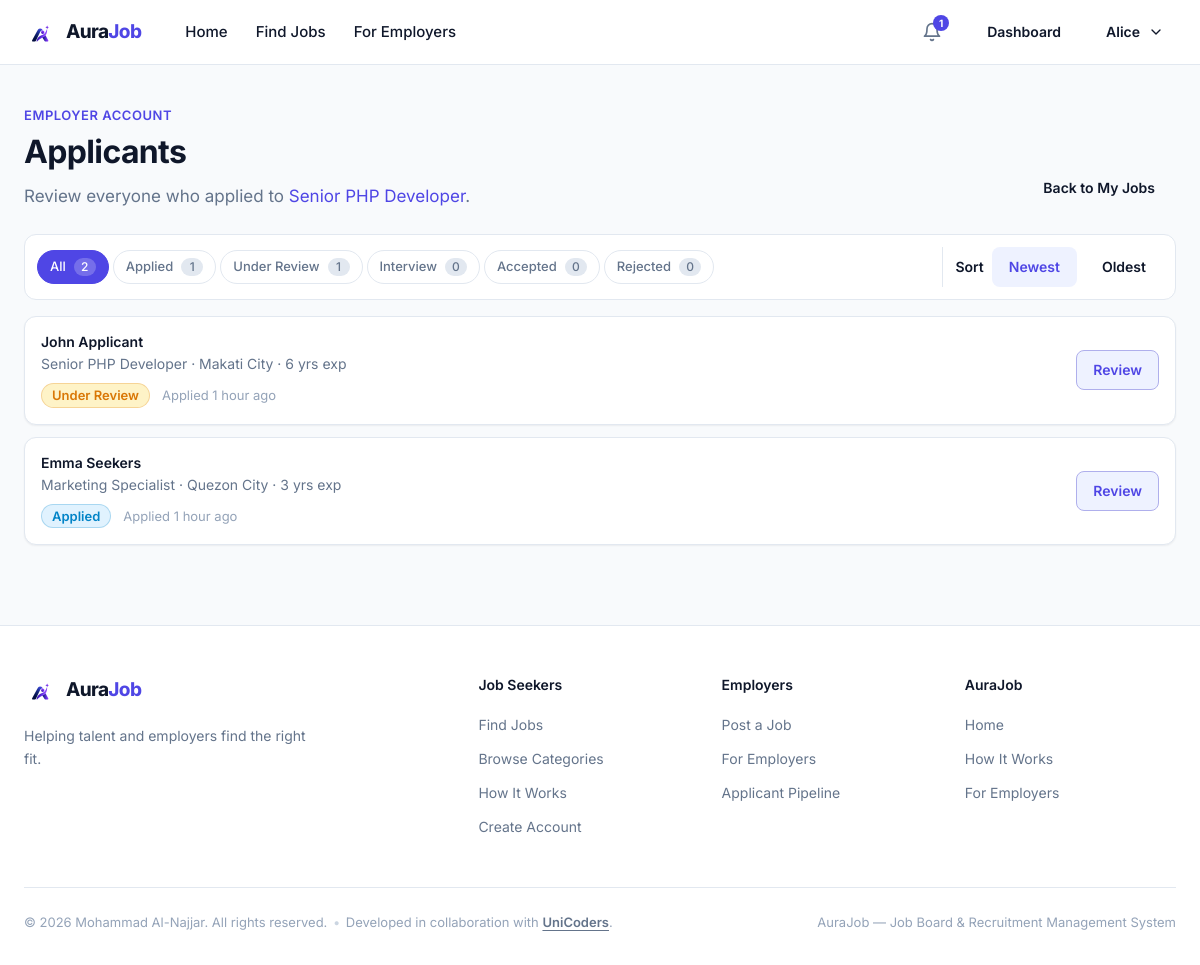
The page /employer/applicants.php?job_id=1 (signed in) on the database its author committed.
### tables this page shows
CREATE TABLE jobs (
    id                    INT UNSIGNED  NOT NULL AUTO_INCREMENT,
    company_id            INT UNSIGNED  NOT NULL,
    employer_id           INT UNSIGNED  NOT NULL,
    category_id           INT UNSIGNED  NOT NULL,
    title                 VARCHAR(150)  NOT NULL,
    description           TEXT          NOT NULL,
    requirements          TEXT          NULL,
    location              VARCHAR(150)  NOT NULL,
    salary_min            DECIMAL(12,2) NULL,
    salary_max            DECIMAL(12,2) NULL,
    employment_type       ENUM('full_time','part_time','contract','internship','freelance') NOT NULL,
    work_mode             ENUM('onsite','remote','hybrid') NOT NULL DEFAULT 'onsite',
    experience_level      ENUM('entry','junior','mid','senior','lead') NOT NULL DEFAULT 'entry',
    application_deadline  DATE          NULL,
    status                ENUM('active','closed','draft') NOT NULL DEFAULT 'active',
    created_at            TIMESTAMP     NOT NULL DEFAULT CURRENT_TIMESTAMP,
    updated_at            TIMESTAMP     NOT NULL DEFAULT CURRENT_TIMESTAMP ON UPDATE CURRENT_TIMESTAMP,
    PRIMARY KEY (id),
    KEY idx_jobs_status (status),
    KEY idx_jobs_category (category_id),
    KEY idx_jobs_location (location),
    KEY idx_jobs_company (company_id),
    KEY idx_jobs_employer (employer_id),
    KEY idx_jobs_created (created_at),
    CONSTRAINT fk_jobs_company
        FOREIGN KEY (company_id) REFERENCES companies (id)
        ON DELETE CASCADE,
    CONSTRAINT fk_jobs_employer
        FOREIGN KEY (employer_id) REFERENCES users (id)
        ON DELETE CASCADE,
    CONSTRAINT fk_jobs_category
        FOREIGN KEY (category_id) REFERENCES categories (id)
        ON DELETE RESTRICT
);

CREATE TABLE applications (
    id           INT UNSIGNED  NOT NULL AUTO_INCREMENT,
    applicant_id INT UNSIGNED  NOT NULL,
    job_id       INT UNSIGNED  NOT NULL,
    status       ENUM('applied','under_review','interview','accepted','rejected') NOT NULL DEFAULT 'applied',
    cover_letter TEXT          NULL,
    applied_at   TIMESTAMP     NOT NULL DEFAULT CURRENT_TIMESTAMP,
    updated_at   TIMESTAMP     NOT NULL DEFAULT CURRENT_TIMESTAMP ON UPDATE CURRENT_TIMESTAMP,
    PRIMARY KEY (id),
    UNIQUE KEY uq_applications_applicant_job (applicant_id, job_id),
    KEY idx_applications_applicant (applicant_id),
    KEY idx_applications_job (job_id),
    KEY idx_applications_status (status),
    CONSTRAINT fk_applications_applicant
        FOREIGN KEY (applicant_id) REFERENCES users (id)
        ON DELETE CASCADE,
    CONSTRAINT fk_applications_job
        FOREIGN KEY (job_id) REFERENCES jobs (id)
        ON DELETE CASCADE
);

CREATE TABLE users (
    id             INT UNSIGNED     NOT NULL AUTO_INCREMENT,
    name           VARCHAR(100)     NOT NULL,
    email          VARCHAR(190)     NOT NULL,
    password_hash  VARCHAR(255)     NOT NULL,
    role           ENUM('applicant','employer') NOT NULL DEFAULT 'applicant',
    status         ENUM('active','inactive','banned') NOT NULL DEFAULT 'active',
    created_at     TIMESTAMP        NOT NULL DEFAULT CURRENT_TIMESTAMP,
    updated_at     TIMESTAMP        NOT NULL DEFAULT CURRENT_TIMESTAMP ON UPDATE CURRENT_TIMESTAMP,
    PRIMARY KEY (id),
    UNIQUE KEY uq_users_email (email)
);

CREATE TABLE applicant_profiles (
    id                 INT UNSIGNED   NOT NULL AUTO_INCREMENT,
    user_id            INT UNSIGNED   NOT NULL,
    professional_title VARCHAR(100)   NULL,
    bio                TEXT           NULL,
    phone              VARCHAR(255)   NULL,
    location           VARCHAR(120)   NULL,
    experience_years   TINYINT UNSIGNED NULL,
    skills             TEXT           NULL,
    cv_path            VARCHAR(255)   NULL,
    created_at         TIMESTAMP      NOT NULL DEFAULT CURRENT_TIMESTAMP,
    updated_at         TIMESTAMP      NOT NULL DEFAULT CURRENT_TIMESTAMP ON UPDATE CURRENT_TIMESTAMP,
    PRIMARY KEY (id),
    UNIQUE KEY uq_applicant_profiles_user (user_id),
    CONSTRAINT fk_applicant_profiles_user
        FOREIGN KEY (user_id) REFERENCES users (id)
        ON DELETE CASCADE
);

### app/Core/auth.php (called while the page is built, shortened)
<?php
function hirepeak_session_is_https(): bool
{
    return !empty($_SERVER['SERVER_PORT']) && (int) $_SERVER['SERVER_PORT'] === 443;
}
function hirepeak_user(): ?array
{
    $user = $_SESSION['user'];
    return $user;
}
function hirepeak_require_auth(): array
{
    $user = hirepeak_user();
    return $user;
}
function hirepeak_require_role(string $role): array
{
    $user = hirepeak_require_auth();
    return $user;
}

### public/employer/applicants.php (the view, shortened to what this page needs)
<?php
require dirname(__DIR__, 2) . '/app/Support/html.php';
$user = hirepeak_require_role('employer');
$uid  = (int) $user['id'];
$jobId = (int) ($_GET['job_id'] ?? 0);
$jobId = $jobId > 0 ? $jobId : 0;
$loadError = false;
$pipeline = [];
$applications = [];
try {
    $db = hirepeak_db();
    $stmt = $db->prepare(
        'SELECT j.id, j.title, j.location, j.status,
                j.employment_type, j.work_mode,
                j.created_at, j.application_deadline
         FROM jobs j
         WHERE j.id = ? AND j.employer_id = ?
         LIMIT 1'
    );
    $stmt->bind_param('ii', $jobId, $uid);
    $stmt->execute();
    $job = $stmt->get_result()->fetch_assoc() ?: null;
    $pipeline = hirepeak_application_statuses();
    $statusFilter = (string) ($_GET['status'] ?? '');
    $order = ($_GET['sort'] ?? '') === 'oldest' ? 'ASC' : 'DESC';
    $where = 'a.job_id = ?';
    $params = [$jobId];
    $types  = 'i';
    $countStmt = $db->prepare(
        'SELECT a.status, COUNT(*) AS c
         FROM applications a
         WHERE a.job_id = ?
         GROUP BY a.status'
    );
    $countStmt->bind_param('i', $jobId);
    $countStmt->execute();
    $countRows = $countStmt->get_result()->fetch_all(MYSQLI_ASSOC);
    $counts = ['total' => 0];
    foreach ($pipeline as $status => $label) {
        $counts[$status] = 0;
    }
    foreach ($countRows as $row) {
        $counts['total'] += (int) $row['c'];
        if (isset($counts[$row['status']])) {
            $counts[$row['status']] = (int) $row['c'];
        }
    }
    $stmt = $db->prepare(
        'SELECT a.id, a.applicant_id, a.status, a.applied_at,
                a.cover_letter,
                ap.professional_title,
                ap.location AS applicant_location,
                ap.experience_years,
                u.name AS applicant_name,
                u.email AS applicant_email
         FROM applications a
         INNER JOIN jobs j ON j.id = a.job_id
         INNER JOIN users u ON u.id = a.applicant_id
         LEFT JOIN applicant_profiles ap ON ap.user_id = a.applicant_id
         WHERE j.employer_id = ? AND ' . $where . '
         ORDER BY a.applied_at ' . $order
    );
    $stmt->bind_param('i' . $types, ...[...[$uid, ...$params]]);
    $stmt->execute();
    $applications = $stmt->get_result()->fetch_all(MYSQLI_ASSOC);
} catch (\Throwable $e) {
    error_log('[hirepeak] job applicants load failed: ' . $e->getMessage());
    $loadError = true;
}
?>
<!DOCTYPE html>
<html lang="en">
<head>
  <link rel="stylesheet" href="/assets/css/style.css">
</head>
<body>
  <?php require dirname(__DIR__, 2) . '/app/Views/header.php'; ?>
  <main id="main" class="dash-main employer-applicants-page">
    <div class="container">
      <?php if ($loadError): ?>
        <section class="dash-alert" role="alert" aria-labelledby="applicants-error-title">
          <h1 id="applicants-error-title">Something went wrong on our side.</h1>
          <p>We couldn't load the applicants for this job right now. Please try again in a moment.</p>
          <a class="btn btn--primary" href="<?php echo hirepeak_url('employer/my-jobs.php'); ?>">Back to My Jobs</a>
        </section>
      <?php else: ?>
        <header class="dash-head dash-head--applicants">
          <div>
            <p class="dash-eyebrow">Employer account</p>
            <h1 class="dash-title">Applicants</h1>
            <p class="dash-text">Review everyone who applied to
              <a class="job-inline-link" href="<?php echo hirepeak_url('job-details.php?id=' . (int) $job['id']); ?>"><?php echo hirepeak_esc((string) $job['title']); ?></a>.</p>
          </div>
          <div class="dash-head__cta-wrap">
            <a class="btn btn--ghost" href="<?php echo hirepeak_url('employer/my-jobs.php'); ?>">Back to My Jobs</a>
          </div>
        </header>
        <div class="myjobs-toolbar applicants-toolbar">
          <nav class="jobs-tabs" aria-label="Filter applicants by status">
            <a class="jobs-tab<?php echo $statusFilter === '' ? ' is-active' : ''; ?>" href="<?php echo hirepeak_url('employer/applicants.php?job_id=' . (int) $jobId); ?>">All <span class="jobs-tab__count"><?php echo (int) $counts['total']; ?></span></a>
            <?php foreach ($pipeline as $status => $label): ?>
              <a class="jobs-tab<?php echo $statusFilter === $status ? ' is-active' : ''; ?>" href="<?php echo hirepeak_url('employer/applicants.php?job_id=' . (int) $jobId . '&status=' . rawurlencode((string) $status)); ?>"><?php echo hirepeak_esc((string) $label); ?> <span class="jobs-tab__count"><?php echo (int) $counts[$status]; ?></span></a>
            <?php endforeach; ?>
          </nav>
          <div class="myjobs-sort" role="group" aria-label="Sort applicants">
            <span class="field__label">Sort</span>
            <a class="btn btn--ghost btn--sm<?php echo $order === 'DESC' ? ' is-active' : ''; ?>" href="<?php echo hirepeak_url('employer/applicants.php?job_id=' . (int) $jobId . ($statusFilter !== '' ? '&status=' . rawurlencode((string) $statusFilter) : '')); ?>">Newest</a>
            <a class="btn btn--ghost btn--sm<?php echo $order === 'ASC' ? ' is-active' : ''; ?>" href="<?php echo hirepeak_url('employer/applicants.php?job_id=' . (int) $jobId . '&sort=oldest' . ($statusFilter !== '' ? '&status=' . rawurlencode((string) $statusFilter) : '')); ?>">Oldest</a>
          </div>
        </div>
        <?php if ($applications === []): ?>
          <section class="empty-state">
            <div class="empty-state__icon" aria-hidden="true">
              <svg width="32" height="32" viewBox="0 0 24 24" fill="none" stroke="currentColor" stroke-width="1.75" stroke-linecap="round" stroke-linejoin="round">
                <circle cx="12" cy="12" r="9"/>
                <path d="m15 9-6 6"/>
                <path d="m9 9 6 6"/>
              </svg>
            </div>
            <h2 class="empty-state__title">No <?php echo $statusFilter !== '' ? hirepeak_esc(strtolower((string) $pipeline[$statusFilter])) : ''; ?>applicants yet.</h2>
            <p class="empty-state__text"><?php echo $statusFilter !== '' ? 'Try another filter to see more of this pipeline.' : 'When candidates apply, they\'ll show up here for review.'; ?></p>
            <div class="empty-state__actions">
              <a class="btn btn--outline" href="<?php echo hirepeak_url('employer/applicants.php?job_id=' . (int) $jobId); ?>">View all applicants</a>
            </div>
          </section>
        <?php else: ?>
          <ul class="app-list app-list--candidates">
            <?php foreach ($applications as $application): ?>
              <li class="app-row candidate-card">
                <div class="app-row__main">
                  <h3 class="app-row__title">
                    <a href="<?php echo hirepeak_url('employer/application.php?id=' . (int) $application['id']); ?>"><?php echo hirepeak_esc((string) $application['applicant_name']); ?></a>
                  </h3>
                  <p class="app-row__company">
                    <?php echo hirepeak_esc((string) ($application['professional_title'] ?? '')); ?>
                    <?php if (($application['applicant_location'] ?? '') !== ''): ?>
                      <span class="app-row__dot" aria-hidden="true">&middot;</span>
                      <?php echo hirepeak_esc((string) $application['applicant_location']); ?>
                    <?php endif; ?>
                    <?php if (($application['experience_years'] ?? '') !== ''): ?>
                      <span class="app-row__dot" aria-hidden="true">&middot;</span>
                      <?php echo (int) $application['experience_years']; ?> yrs exp
                    <?php endif; ?>
                  </p>
                  <p class="app-row__meta">
                    <?php echo hirepeak_application_status_badge((string) $application['status']); ?>
                    <span class="app-row__date">Applied <?php echo hirepeak_esc(hirepeak_relative_time((string) $application['applied_at'])); ?></span>
                  </p>
                </div>
                <div class="app-row__actions">
                  <a class="btn btn--outline btn--sm app-row__action app-row__action--primary" href="<?php echo hirepeak_url('employer/application.php?id=' . (int) $application['id']); ?>">Review</a>
                </div>
              </li>
            <?php endforeach; ?>
          </ul>
        <?php endif; ?>
      <?php endif; ?>
    </div>
  </main>
  <?php require dirname(__DIR__, 2) . '/app/Views/footer.php'; ?>
</body>
</html>

### app/Support/html.php (shortened to what this page needs)
<?php
require_once __DIR__ . '/../Core/auth.php';
function hirepeak_url(string $path): string
{
    $path = ltrim($path, '/');
    return $path === '' ? '/' : '/' . $path;
}
function hirepeak_esc(?string $value): string
{
    return htmlspecialchars((string) $value, ENT_QUOTES, 'UTF-8');
}
function hirepeak_application_statuses(): array
{
    return [
        'applied'      => 'Applied',
        'under_review' => 'Under Review',
        'interview'    => 'Interview',
        'accepted'     => 'Accepted',
        'rejected'     => 'Rejected',
    ];
}
function hirepeak_application_status_label(string $status): string
{
    $map = hirepeak_application_statuses();
    return $map[$status] ?? $status;
}
function hirepeak_application_status_class(string $status): string
{
    return match ($status) {
        'applied'      => 'status-badge--applied',
        'under_review' => 'status-badge--review',
        'interview'    => 'status-badge--interview',
        'accepted'     => 'status-badge--accepted',
        'rejected'     => 'status-badge--rejected',
        default        => 'status-badge--neutral',
    };
}
function hirepeak_application_status_badge(string $status): string
{
    $label = hirepeak_esc(hirepeak_application_status_label($status));
    $class = hirepeak_application_status_class($status);
    return '<span class="status-badge ' . $class . '">' . $label . '</span>';
}
    ?><!DOCTYPE html>
</html><?php
function hirepeak_relative_time(?string $timestamp): string
{
    $time = strtotime($timestamp);
    $diff = time() - $time;
    if ($diff < 86400) {
        $h = (int) floor($diff / 3600);
        return $h === 1 ? '1 hour ago' : $h . ' hours ago';
    }
    return date('M j, Y', $time);
}

### rows shown on the page
jobs: title "Senior PHP Developer"
applications: applicant "2", id "1", applicant.name "John Applicant", applicant_profiles.professional_title "Senior PHP Developer", applicant_profiles.location "Makati City", applicant_profiles.experience_years "6", status "Under Review", applied_at "1 hour ago"
applications: applicant.name "Emma Seekers", applicant_profiles.professional_title "Marketing Specialist", applicant_profiles.location "Quezon City", applicant_profiles.experience_years "3", status "Applied", applied_at "1 hour ago"

### other values the page prints
hirepeak_esc($hpItem['label']) "Home"
hirepeak_esc($hpItem['label']) "Find Jobs"
hirepeak_esc($hpItem['label']) "For Employers"
$hpUnread "1"
hirepeak_esc($hpFirstName) "Alice"
hirepeak_esc((string) $label) "Applied"
hirepeak_esc((string) $label) "Under Review"
hirepeak_esc((string) $label) "Interview"
$counts[$status] "0"
hirepeak_esc((string) $label) "Accepted"
hirepeak_esc((string) $label) "Rejected"
